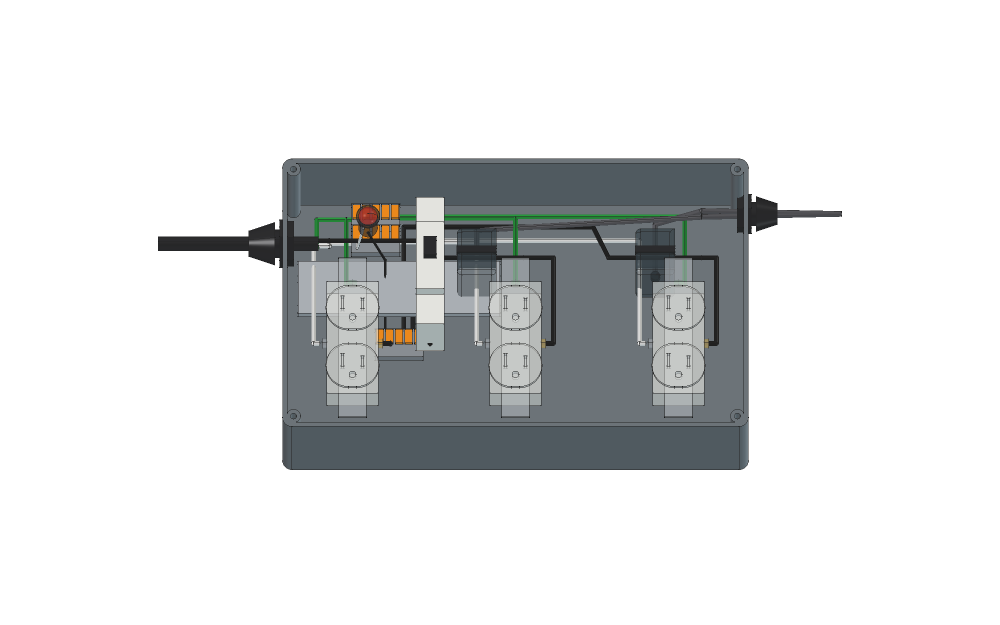
#> input picture C2-ABPR/freecad/planta-banco-base.png, 2000 x 1250 px (shown at 1/2 size)
$ python rotular.py
#> lines starting #> are read from the running program, lines starting #| are printed output that depends on the picture
"""Rotula la vista superior del banco renderizada por FreeCAD y la guarda en ../img/3d-banco-planta.png."""
import os

import matplotlib

matplotlib.use("Agg")
import matplotlib.image as mpimg
import matplotlib.pyplot as plt

AQUI = os.path.dirname(os.path.abspath(__file__))
IMG = os.path.join(AQUI, "..", "img")

img = mpimg.imread(os.path.join(AQUI, "planta-banco-base.png"))   # vista sin rótulos de render.py
#> img is the input picture: shape (1250, 2000, 3) float32; mean R, G, B 0.863, 0.873, 0.874
x0, x1, y0, y1 = 300, 1720, 280, 960            # recorte alrededor de la caja (píxeles)
img = img[y0:y1, x0:x1]
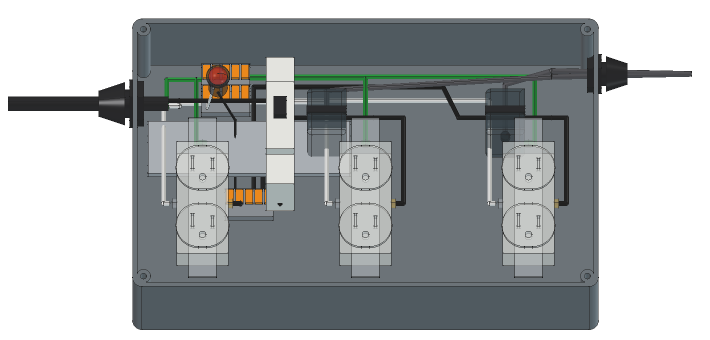
#> img: shape (680, 1420, 3) float32 (shown at 1/2 size); mean R, G, B 0.65, 0.663, 0.668
fig, ax = plt.subplots(figsize=(14, 8.6))
ax.imshow(img)
ax.axis("off")

# (texto, punto señalado en píxeles del render, posición del texto)
rotulos = [
    ("Cable de red (entrada)\ny prensaestopas PG11", (470, 490), (330, 300)),
    ("H1: piloto neón", (735, 430), (600, 300)),
    ("W1 neutro y W2 tierra\n(conectores de palanca)", (785, 440), (840, 300)),
    ("Q1: breaker 15 A", (860, 470), (1060, 300)),
    ("CT1: pinza de CH1\n(translúcida; la fase de X1\npasa por su ventana)", (950, 520), (1250, 300)),
    ("CT2: pinza de CH2\n(la fase de X2 pasa\npor su ventana)", (1310, 520), (1500, 300)),
    ("Cables de las pinzas\nhacia J2 y J3 del medidor\n(prensaestopas PG9)", (1590, 430), (1590, 560)),
    ("W3: empalme de fase\ndespués de Q1", (795, 672), (560, 900)),
    ("X0: toma auxiliar\n(sin medir)", (705, 760), (730, 940)),
    ("X1: salida CH1", (1030, 760), (1010, 940)),
    ("Fase (negro) al tornillo\nde bronce de X1", (1105, 600), (1200, 860)),
    ("X2: salida CH2", (1357, 760), (1400, 940)),
]
for texto, (px, py), (tx, ty) in rotulos:
    ax.annotate(texto, (px - x0, py - y0), (tx - x0, ty - y0), fontsize=8.5, ha="center", va="center",
                bbox=dict(boxstyle="round,pad=0.3", fc="white", ec="#455a64", lw=0.8),
                arrowprops=dict(arrowstyle="->", color="#c62828", lw=1.3))
ax.set_xlim(0, x1 - x0)
ax.set_ylim(y1 - y0 + 20, -60)
ax.set_title("Banco de medición sin tapa (vista superior). Negro: fase · blanco: neutro · verde: tierra · gris: cable de pinza",
             fontsize=10, weight="bold")
fig.tight_layout()
fig.savefig(os.path.join(IMG, "3d-banco-planta.png"), dpi=150)
print("Rótulos agregados a 3d-banco-planta.png")

$ run again, with C2-ABPR/img/3d-banco-abierto.png copied over C2-ABPR/freecad/planta-banco-base.png
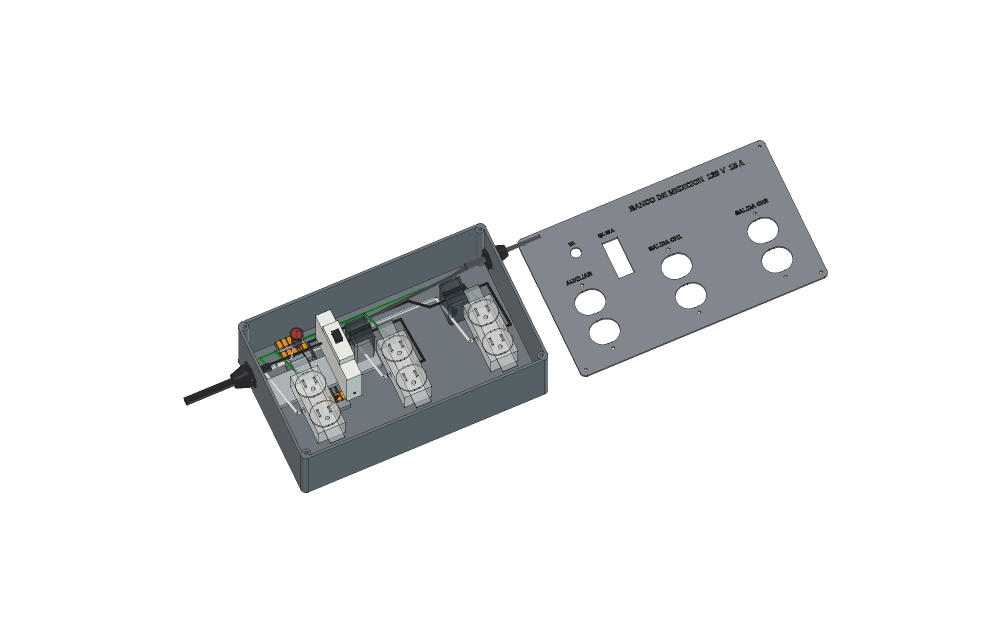
#> input picture C2-ABPR/img/3d-banco-abierto.png, 2000 x 1250 px (shown at 1/2 size)
#> img is the input picture: shape (1250, 2000, 3) float32; mean R, G, B 0.92, 0.924, 0.926
#> `img = img[y0:y1, x0:x1]`:
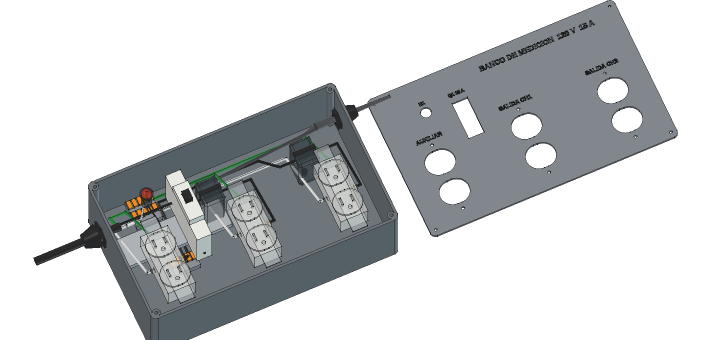
#> img: shape (680, 1420, 3) float32 (shown at 1/2 size); mean R, G, B 0.797, 0.806, 0.812

$ run again, with C2-ABPR/img/3d-banco-cerrado.png copied over C2-ABPR/freecad/planta-banco-base.png
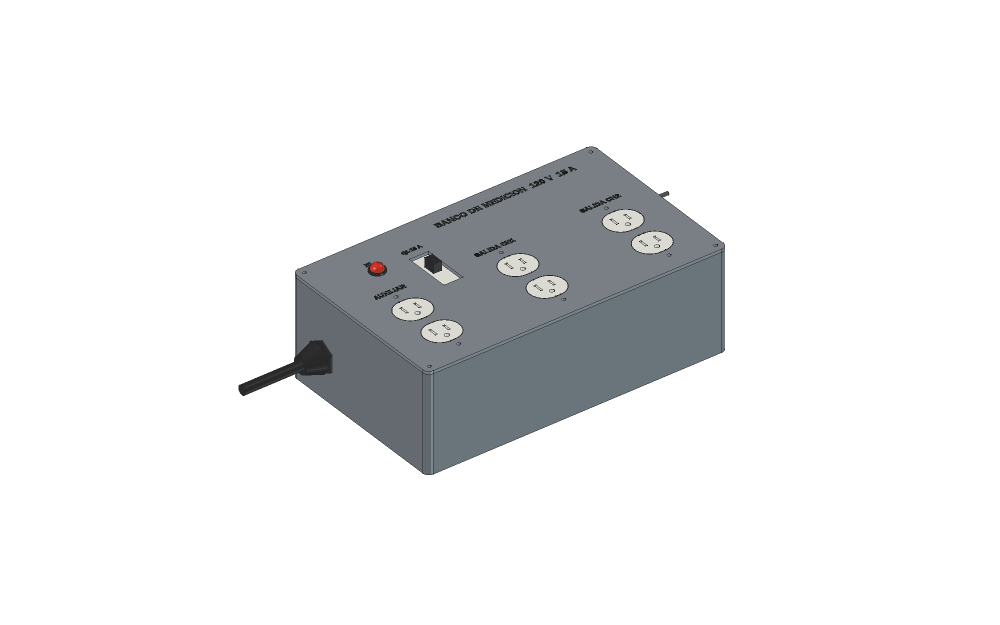
#> input picture C2-ABPR/img/3d-banco-cerrado.png, 2000 x 1250 px (shown at 1/2 size)
#> img is the input picture: shape (1250, 2000, 3) float32; mean R, G, B 0.917, 0.923, 0.925
#> `img = img[y0:y1, x0:x1]`:
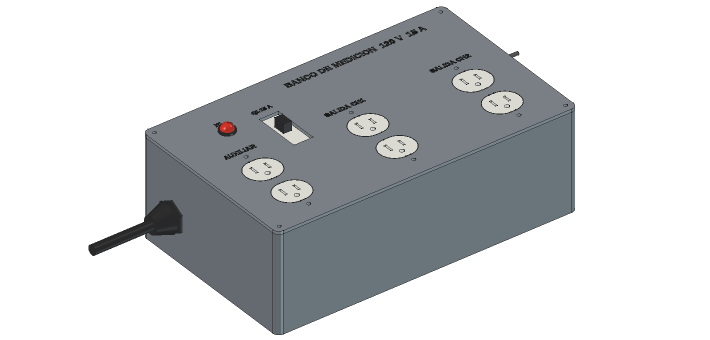
#> img: shape (680, 1420, 3) float32 (shown at 1/2 size); mean R, G, B 0.786, 0.797, 0.805
